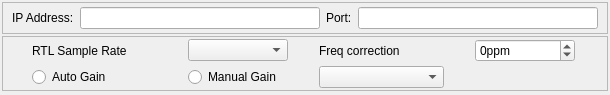
<?xml version="1.0" encoding="UTF-8"?>
<ui version="4.0">
 <class>RTL2832UI</class>
 <widget class="QWidget" name="RTL2832UI">
  <property name="geometry">
   <rect>
    <x>0</x>
    <y>0</y>
    <width>610</width>
    <height>95</height>
   </rect>
  </property>
  <property name="windowTitle">
   <string>Form</string>
  </property>
  <layout class="QVBoxLayout" name="verticalLayout">
   <property name="spacing">
    <number>2</number>
   </property>
   <property name="leftMargin">
    <number>2</number>
   </property>
   <property name="topMargin">
    <number>2</number>
   </property>
   <property name="rightMargin">
    <number>2</number>
   </property>
   <property name="bottomMargin">
    <number>2</number>
   </property>
   <item>
    <widget class="QFrame" name="tcpFrame">
     <property name="frameShape">
      <enum>QFrame::StyledPanel</enum>
     </property>
     <property name="frameShadow">
      <enum>QFrame::Raised</enum>
     </property>
     <layout class="QHBoxLayout" name="horizontalLayout">
      <property name="topMargin">
       <number>4</number>
      </property>
      <property name="bottomMargin">
       <number>4</number>
      </property>
      <item>
       <widget class="QLabel" name="label">
        <property name="text">
         <string>IP Address:</string>
        </property>
       </widget>
      </item>
      <item>
       <widget class="QLineEdit" name="ipAddress"/>
      </item>
      <item>
       <widget class="QLabel" name="label_2">
        <property name="text">
         <string>Port:</string>
        </property>
       </widget>
      </item>
      <item>
       <widget class="QLineEdit" name="port"/>
      </item>
     </layout>
    </widget>
   </item>
   <item>
    <widget class="QFrame" name="rtlFrame">
     <property name="frameShape">
      <enum>QFrame::StyledPanel</enum>
     </property>
     <property name="frameShadow">
      <enum>QFrame::Raised</enum>
     </property>
     <layout class="QGridLayout" name="gridLayout">
      <property name="leftMargin">
       <number>2</number>
      </property>
      <property name="topMargin">
       <number>2</number>
      </property>
      <property name="rightMargin">
       <number>2</number>
      </property>
      <property name="bottomMargin">
       <number>2</number>
      </property>
      <property name="spacing">
       <number>4</number>
      </property>
      <item row="0" column="0">
       <widget class="QLabel" name="label_3">
        <property name="maximumSize">
         <size>
          <width>125</width>
          <height>16777215</height>
         </size>
        </property>
        <property name="text">
         <string>RTL Sample Rate</string>
        </property>
       </widget>
      </item>
      <item row="0" column="1">
       <widget class="QComboBox" name="sampleRateSelector">
        <property name="maximumSize">
         <size>
          <width>100</width>
          <height>16777215</height>
         </size>
        </property>
       </widget>
      </item>
      <item row="0" column="2">
       <widget class="QLabel" name="label_4">
        <property name="maximumSize">
         <size>
          <width>125</width>
          <height>16777215</height>
         </size>
        </property>
        <property name="text">
         <string>Freq correction</string>
        </property>
       </widget>
      </item>
      <item row="0" column="3">
       <widget class="QSpinBox" name="frequencyCorrectionEdit">
        <property name="maximumSize">
         <size>
          <width>100</width>
          <height>16777215</height>
         </size>
        </property>
        <property name="suffix">
         <string>ppm</string>
        </property>
        <property name="minimum">
         <number>-500</number>
        </property>
        <property name="maximum">
         <number>500</number>
        </property>
       </widget>
      </item>
      <item row="1" column="0">
       <widget class="QRadioButton" name="autoGainButton">
        <property name="text">
         <string>Auto Gain</string>
        </property>
       </widget>
      </item>
      <item row="1" column="1">
       <widget class="QRadioButton" name="manualGainButton">
        <property name="text">
         <string>Manual Gain</string>
        </property>
       </widget>
      </item>
      <item row="1" column="2">
       <widget class="QComboBox" name="manualGainSelector"/>
      </item>
     </layout>
    </widget>
   </item>
   <item>
    <spacer name="verticalSpacer">
     <property name="orientation">
      <enum>Qt::Vertical</enum>
     </property>
     <property name="sizeHint" stdset="0">
      <size>
       <width>20</width>
       <height>40</height>
      </size>
     </property>
    </spacer>
   </item>
  </layout>
 </widget>
 <resources/>
 <connections/>
</ui>
